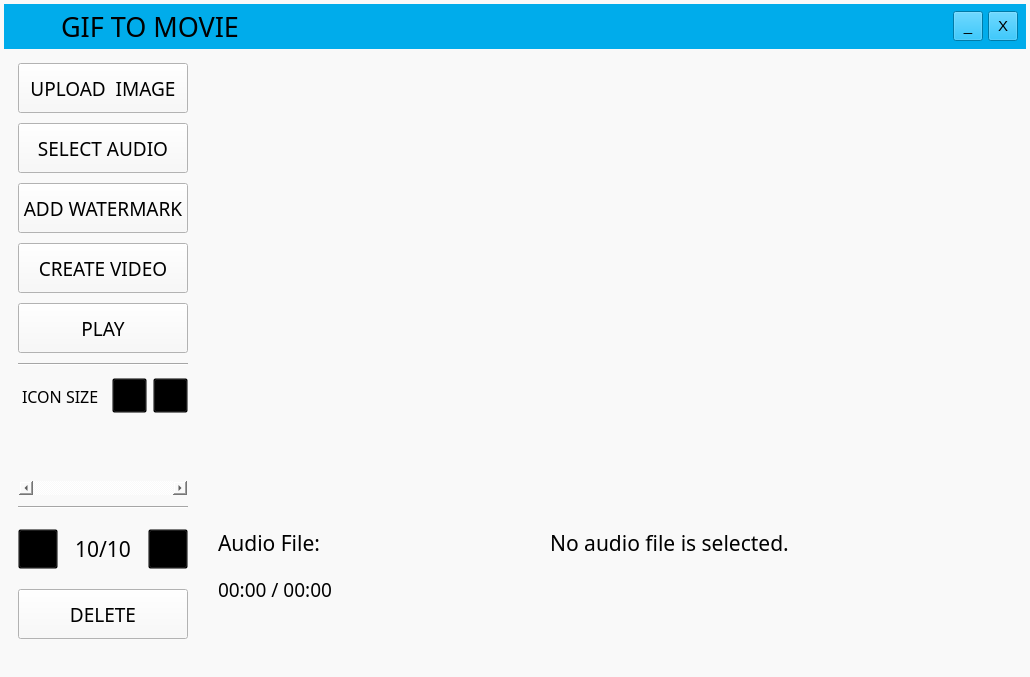
<?xml version="1.0" encoding="UTF-8"?>
<ui version="4.0">
 <class>Form_MainWindow</class>
 <widget class="QWidget" name="Form_MainWindow">
  <property name="geometry">
   <rect>
    <x>0</x>
    <y>0</y>
    <width>1030</width>
    <height>677</height>
   </rect>
  </property>
  <property name="windowTitle">
   <string>GIF to MOVIE</string>
  </property>
  <property name="windowIcon">
   <iconset resource="res.qrc">
    <normaloff>:/res/icon/icon.ico</normaloff>:/res/icon/icon.ico</iconset>
  </property>
  <property name="styleSheet">
   <string notr="true">background-color:#F9F9F9;</string>
  </property>
  <layout class="QGridLayout" name="gridLayout_5">
   <property name="leftMargin">
    <number>4</number>
   </property>
   <property name="topMargin">
    <number>4</number>
   </property>
   <property name="rightMargin">
    <number>4</number>
   </property>
   <property name="bottomMargin">
    <number>4</number>
   </property>
   <property name="horizontalSpacing">
    <number>4</number>
   </property>
   <property name="verticalSpacing">
    <number>0</number>
   </property>
   <item row="1" column="0">
    <widget class="QWidget" name="widget" native="true">
     <layout class="QGridLayout" name="gridLayout">
      <item row="0" column="0">
       <widget class="QWidget" name="w_button" native="true">
        <property name="minimumSize">
         <size>
          <width>180</width>
          <height>0</height>
         </size>
        </property>
        <property name="maximumSize">
         <size>
          <width>180</width>
          <height>16777215</height>
         </size>
        </property>
        <layout class="QGridLayout" name="gridLayout_6">
         <property name="leftMargin">
          <number>5</number>
         </property>
         <property name="topMargin">
          <number>5</number>
         </property>
         <property name="rightMargin">
          <number>5</number>
         </property>
         <property name="bottomMargin">
          <number>0</number>
         </property>
         <property name="horizontalSpacing">
          <number>0</number>
         </property>
         <property name="verticalSpacing">
          <number>10</number>
         </property>
         <item row="4" column="0">
          <widget class="QToolButton" name="tb_play">
           <property name="minimumSize">
            <size>
             <width>170</width>
             <height>50</height>
            </size>
           </property>
           <property name="maximumSize">
            <size>
             <width>170</width>
             <height>16777215</height>
            </size>
           </property>
           <property name="font">
            <font>
             <family>Impact</family>
             <pointsize>14</pointsize>
            </font>
           </property>
           <property name="text">
            <string>PLAY</string>
           </property>
           <property name="checkable">
            <bool>true</bool>
           </property>
           <property name="checked">
            <bool>false</bool>
           </property>
          </widget>
         </item>
         <item row="0" column="0">
          <widget class="QToolButton" name="tb_image">
           <property name="minimumSize">
            <size>
             <width>170</width>
             <height>50</height>
            </size>
           </property>
           <property name="maximumSize">
            <size>
             <width>170</width>
             <height>16777215</height>
            </size>
           </property>
           <property name="font">
            <font>
             <family>Impact</family>
             <pointsize>14</pointsize>
            </font>
           </property>
           <property name="text">
            <string>UPLOAD  IMAGE</string>
           </property>
          </widget>
         </item>
         <item row="3" column="0">
          <widget class="QToolButton" name="tb_create">
           <property name="minimumSize">
            <size>
             <width>170</width>
             <height>50</height>
            </size>
           </property>
           <property name="maximumSize">
            <size>
             <width>170</width>
             <height>16777215</height>
            </size>
           </property>
           <property name="font">
            <font>
             <family>Impact</family>
             <pointsize>14</pointsize>
            </font>
           </property>
           <property name="text">
            <string>CREATE VIDEO</string>
           </property>
          </widget>
         </item>
         <item row="1" column="0">
          <widget class="QToolButton" name="tb_audio">
           <property name="minimumSize">
            <size>
             <width>170</width>
             <height>50</height>
            </size>
           </property>
           <property name="maximumSize">
            <size>
             <width>170</width>
             <height>16777215</height>
            </size>
           </property>
           <property name="font">
            <font>
             <family>Impact</family>
             <pointsize>14</pointsize>
            </font>
           </property>
           <property name="text">
            <string>SELECT AUDIO</string>
           </property>
          </widget>
         </item>
         <item row="7" column="0">
          <widget class="Line" name="line">
           <property name="orientation">
            <enum>Qt::Horizontal</enum>
           </property>
          </widget>
         </item>
         <item row="10" column="0">
          <spacer name="verticalSpacer">
           <property name="orientation">
            <enum>Qt::Vertical</enum>
           </property>
           <property name="sizeHint" stdset="0">
            <size>
             <width>20</width>
             <height>40</height>
            </size>
           </property>
          </spacer>
         </item>
         <item row="9" column="0">
          <widget class="QToolButton" name="tb_delete">
           <property name="minimumSize">
            <size>
             <width>170</width>
             <height>50</height>
            </size>
           </property>
           <property name="maximumSize">
            <size>
             <width>170</width>
             <height>16777215</height>
            </size>
           </property>
           <property name="font">
            <font>
             <family>Impact</family>
             <pointsize>14</pointsize>
            </font>
           </property>
           <property name="text">
            <string>DELETE</string>
           </property>
           <property name="checkable">
            <bool>true</bool>
           </property>
           <property name="checked">
            <bool>false</bool>
           </property>
          </widget>
         </item>
         <item row="8" column="0">
          <widget class="QWidget" name="w_control" native="true">
           <property name="minimumSize">
            <size>
             <width>0</width>
             <height>60</height>
            </size>
           </property>
           <property name="styleSheet">
            <string notr="true">QWidget
{
background-color:transparent;
}</string>
           </property>
           <layout class="QGridLayout" name="gridLayout_10">
            <property name="leftMargin">
             <number>0</number>
            </property>
            <property name="topMargin">
             <number>0</number>
            </property>
            <property name="rightMargin">
             <number>0</number>
            </property>
            <property name="bottomMargin">
             <number>0</number>
            </property>
            <item row="0" column="0">
             <widget class="QToolButton" name="tb_prev">
              <property name="minimumSize">
               <size>
                <width>40</width>
                <height>40</height>
               </size>
              </property>
              <property name="maximumSize">
               <size>
                <width>40</width>
                <height>40</height>
               </size>
              </property>
              <property name="text">
               <string>...</string>
              </property>
              <property name="icon">
               <iconset resource="res.qrc">
                <normaloff>:/res/icon/arrow-left-icon.png</normaloff>:/res/icon/arrow-left-icon.png</iconset>
              </property>
              <property name="iconSize">
               <size>
                <width>30</width>
                <height>30</height>
               </size>
              </property>
             </widget>
            </item>
            <item row="0" column="1">
             <widget class="QLabel" name="lbl_index">
              <property name="minimumSize">
               <size>
                <width>0</width>
                <height>40</height>
               </size>
              </property>
              <property name="maximumSize">
               <size>
                <width>16777215</width>
                <height>40</height>
               </size>
              </property>
              <property name="font">
               <font>
                <family>Impact</family>
                <pointsize>16</pointsize>
               </font>
              </property>
              <property name="text">
               <string>10/10</string>
              </property>
              <property name="alignment">
               <set>Qt::AlignCenter</set>
              </property>
             </widget>
            </item>
            <item row="0" column="2">
             <widget class="QToolButton" name="tb_next">
              <property name="minimumSize">
               <size>
                <width>40</width>
                <height>40</height>
               </size>
              </property>
              <property name="maximumSize">
               <size>
                <width>40</width>
                <height>40</height>
               </size>
              </property>
              <property name="text">
               <string>...</string>
              </property>
              <property name="icon">
               <iconset resource="res.qrc">
                <normaloff>:/res/icon/arrow-right-icon.png</normaloff>:/res/icon/arrow-right-icon.png</iconset>
              </property>
              <property name="iconSize">
               <size>
                <width>30</width>
                <height>30</height>
               </size>
              </property>
             </widget>
            </item>
           </layout>
          </widget>
         </item>
         <item row="2" column="0">
          <widget class="QToolButton" name="tb_watermark">
           <property name="minimumSize">
            <size>
             <width>170</width>
             <height>50</height>
            </size>
           </property>
           <property name="maximumSize">
            <size>
             <width>170</width>
             <height>16777215</height>
            </size>
           </property>
           <property name="font">
            <font>
             <family>Impact</family>
             <pointsize>14</pointsize>
            </font>
           </property>
           <property name="text">
            <string>ADD WATERMARK</string>
           </property>
          </widget>
         </item>
         <item row="6" column="0">
          <widget class="QWidget" name="w_watermark" native="true">
           <property name="minimumSize">
            <size>
             <width>0</width>
             <height>120</height>
            </size>
           </property>
           <property name="maximumSize">
            <size>
             <width>16777215</width>
             <height>120</height>
            </size>
           </property>
           <property name="styleSheet">
            <string notr="true">QWidget
{
background:transparent;
}</string>
           </property>
           <layout class="QGridLayout" name="gridLayout_3">
            <property name="leftMargin">
             <number>0</number>
            </property>
            <property name="topMargin">
             <number>0</number>
            </property>
            <property name="rightMargin">
             <number>0</number>
            </property>
            <property name="bottomMargin">
             <number>0</number>
            </property>
            <property name="spacing">
             <number>0</number>
            </property>
            <item row="1" column="0">
             <widget class="QListWidget" name="listWidget">
              <property name="minimumSize">
               <size>
                <width>0</width>
                <height>80</height>
               </size>
              </property>
              <property name="maximumSize">
               <size>
                <width>16777214</width>
                <height>80</height>
               </size>
              </property>
              <property name="verticalScrollBarPolicy">
               <enum>Qt::ScrollBarAlwaysOff</enum>
              </property>
              <property name="horizontalScrollBarPolicy">
               <enum>Qt::ScrollBarAlwaysOn</enum>
              </property>
             </widget>
            </item>
            <item row="0" column="0">
             <widget class="QWidget" name="widget_3" native="true">
              <property name="minimumSize">
               <size>
                <width>0</width>
                <height>40</height>
               </size>
              </property>
              <property name="maximumSize">
               <size>
                <width>16777215</width>
                <height>40</height>
               </size>
              </property>
              <property name="styleSheet">
               <string notr="true">QWidget
{
background:transparent;
}</string>
              </property>
              <layout class="QGridLayout" name="gridLayout_12">
               <property name="leftMargin">
                <number>4</number>
               </property>
               <property name="topMargin">
                <number>0</number>
               </property>
               <property name="rightMargin">
                <number>0</number>
               </property>
               <property name="bottomMargin">
                <number>0</number>
               </property>
               <item row="0" column="1">
                <widget class="QToolButton" name="tb_add_size">
                 <property name="minimumSize">
                  <size>
                   <width>35</width>
                   <height>35</height>
                  </size>
                 </property>
                 <property name="maximumSize">
                  <size>
                   <width>35</width>
                   <height>35</height>
                  </size>
                 </property>
                 <property name="text">
                  <string>...</string>
                 </property>
                 <property name="icon">
                  <iconset resource="res.qrc">
                   <normaloff>:/res/icon/save+icon-1320167995084087448.png</normaloff>:/res/icon/save+icon-1320167995084087448.png</iconset>
                 </property>
                 <property name="iconSize">
                  <size>
                   <width>30</width>
                   <height>30</height>
                  </size>
                 </property>
                </widget>
               </item>
               <item row="0" column="2">
                <widget class="QToolButton" name="tb_del_size">
                 <property name="minimumSize">
                  <size>
                   <width>35</width>
                   <height>35</height>
                  </size>
                 </property>
                 <property name="maximumSize">
                  <size>
                   <width>35</width>
                   <height>35</height>
                  </size>
                 </property>
                 <property name="text">
                  <string>...</string>
                 </property>
                 <property name="icon">
                  <iconset resource="res.qrc">
                   <normaloff>:/res/icon/Actions-remove-icon.png</normaloff>:/res/icon/Actions-remove-icon.png</iconset>
                 </property>
                 <property name="iconSize">
                  <size>
                   <width>30</width>
                   <height>30</height>
                  </size>
                 </property>
                </widget>
               </item>
               <item row="0" column="0">
                <widget class="QLabel" name="label">
                 <property name="minimumSize">
                  <size>
                   <width>0</width>
                   <height>40</height>
                  </size>
                 </property>
                 <property name="maximumSize">
                  <size>
                   <width>16777215</width>
                   <height>40</height>
                  </size>
                 </property>
                 <property name="font">
                  <font>
                   <family>Impact</family>
                   <pointsize>12</pointsize>
                  </font>
                 </property>
                 <property name="text">
                  <string>ICON SIZE</string>
                 </property>
                </widget>
               </item>
              </layout>
             </widget>
            </item>
           </layout>
          </widget>
         </item>
         <item row="5" column="0">
          <widget class="Line" name="line_2">
           <property name="orientation">
            <enum>Qt::Horizontal</enum>
           </property>
          </widget>
         </item>
        </layout>
       </widget>
      </item>
      <item row="0" column="1">
       <widget class="QWidget" name="w_main" native="true">
        <layout class="QGridLayout" name="gridLayout_2">
         <property name="verticalSpacing">
          <number>6</number>
         </property>
         <item row="5" column="0">
          <widget class="QWidget" name="w_seek" native="true">
           <property name="minimumSize">
            <size>
             <width>0</width>
             <height>40</height>
            </size>
           </property>
           <property name="maximumSize">
            <size>
             <width>16777215</width>
             <height>40</height>
            </size>
           </property>
           <layout class="QGridLayout" name="gridLayout_9">
            <property name="leftMargin">
             <number>0</number>
            </property>
            <property name="topMargin">
             <number>0</number>
            </property>
            <property name="rightMargin">
             <number>0</number>
            </property>
            <property name="bottomMargin">
             <number>0</number>
            </property>
            <property name="spacing">
             <number>0</number>
            </property>
            <item row="0" column="0">
             <widget class="CxSeekBar" name="lbl_seek">
              <property name="minimumSize">
               <size>
                <width>0</width>
                <height>40</height>
               </size>
              </property>
              <property name="maximumSize">
               <size>
                <width>16777215</width>
                <height>40</height>
               </size>
              </property>
              <property name="text">
               <string/>
              </property>
             </widget>
            </item>
           </layout>
          </widget>
         </item>
         <item row="3" column="0">
          <widget class="QWidget" name="w_audio" native="true">
           <property name="minimumSize">
            <size>
             <width>0</width>
             <height>40</height>
            </size>
           </property>
           <property name="maximumSize">
            <size>
             <width>16777215</width>
             <height>40</height>
            </size>
           </property>
           <layout class="QGridLayout" name="gridLayout_4">
            <property name="leftMargin">
             <number>10</number>
            </property>
            <property name="topMargin">
             <number>0</number>
            </property>
            <property name="rightMargin">
             <number>0</number>
            </property>
            <property name="bottomMargin">
             <number>0</number>
            </property>
            <property name="horizontalSpacing">
             <number>10</number>
            </property>
            <property name="verticalSpacing">
             <number>0</number>
            </property>
            <item row="0" column="0">
             <widget class="QLabel" name="label_2">
              <property name="font">
               <font>
                <family>Impact</family>
                <pointsize>16</pointsize>
               </font>
              </property>
              <property name="text">
               <string>Audio File:</string>
              </property>
             </widget>
            </item>
            <item row="0" column="1">
             <widget class="QLabel" name="lbl_audio_path">
              <property name="sizePolicy">
               <sizepolicy hsizetype="Expanding" vsizetype="Preferred">
                <horstretch>0</horstretch>
                <verstretch>0</verstretch>
               </sizepolicy>
              </property>
              <property name="font">
               <font>
                <family>Impact</family>
                <pointsize>16</pointsize>
               </font>
              </property>
              <property name="text">
               <string>No audio file is selected.</string>
              </property>
              <property name="alignment">
               <set>Qt::AlignCenter</set>
              </property>
             </widget>
            </item>
           </layout>
          </widget>
         </item>
         <item row="4" column="0">
          <widget class="QWidget" name="w_duration" native="true">
           <property name="minimumSize">
            <size>
             <width>0</width>
             <height>40</height>
            </size>
           </property>
           <property name="maximumSize">
            <size>
             <width>16777215</width>
             <height>40</height>
            </size>
           </property>
           <layout class="QGridLayout" name="gridLayout_11">
            <property name="leftMargin">
             <number>10</number>
            </property>
            <property name="topMargin">
             <number>0</number>
            </property>
            <property name="rightMargin">
             <number>0</number>
            </property>
            <property name="bottomMargin">
             <number>0</number>
            </property>
            <property name="horizontalSpacing">
             <number>10</number>
            </property>
            <property name="verticalSpacing">
             <number>0</number>
            </property>
            <item row="0" column="0">
             <widget class="QLabel" name="lbl_curtime">
              <property name="minimumSize">
               <size>
                <width>0</width>
                <height>40</height>
               </size>
              </property>
              <property name="maximumSize">
               <size>
                <width>16777215</width>
                <height>40</height>
               </size>
              </property>
              <property name="font">
               <font>
                <family>Impact</family>
                <pointsize>14</pointsize>
               </font>
              </property>
              <property name="text">
               <string>00:00 / 00:00</string>
              </property>
             </widget>
            </item>
            <item row="0" column="1">
             <spacer name="horizontalSpacer">
              <property name="orientation">
               <enum>Qt::Horizontal</enum>
              </property>
              <property name="sizeHint" stdset="0">
               <size>
                <width>40</width>
                <height>20</height>
               </size>
              </property>
             </spacer>
            </item>
           </layout>
          </widget>
         </item>
         <item row="1" column="0">
          <widget class="QWidget" name="w_container" native="true">
           <property name="sizePolicy">
            <sizepolicy hsizetype="Expanding" vsizetype="Expanding">
             <horstretch>0</horstretch>
             <verstretch>0</verstretch>
            </sizepolicy>
           </property>
           <property name="minimumSize">
            <size>
             <width>800</width>
             <height>450</height>
            </size>
           </property>
           <property name="maximumSize">
            <size>
             <width>800</width>
             <height>450</height>
            </size>
           </property>
           <layout class="QGridLayout" name="gridLayout_8">
            <property name="leftMargin">
             <number>0</number>
            </property>
            <property name="topMargin">
             <number>0</number>
            </property>
            <property name="rightMargin">
             <number>0</number>
            </property>
            <property name="bottomMargin">
             <number>0</number>
            </property>
            <property name="spacing">
             <number>0</number>
            </property>
            <item row="1" column="0">
             <widget class="CxFullImageLabel" name="lbl_pix">
              <property name="sizePolicy">
               <sizepolicy hsizetype="Expanding" vsizetype="Expanding">
                <horstretch>0</horstretch>
                <verstretch>0</verstretch>
               </sizepolicy>
              </property>
              <property name="text">
               <string/>
              </property>
              <property name="scaledContents">
               <bool>false</bool>
              </property>
             </widget>
            </item>
            <item row="0" column="0">
             <widget class="QWidget" name="w_video" native="true">
              <property name="sizePolicy">
               <sizepolicy hsizetype="Expanding" vsizetype="Expanding">
                <horstretch>0</horstretch>
                <verstretch>0</verstretch>
               </sizepolicy>
              </property>
             </widget>
            </item>
           </layout>
          </widget>
         </item>
        </layout>
       </widget>
      </item>
     </layout>
    </widget>
   </item>
   <item row="0" column="0">
    <widget class="QWidget" name="w_title" native="true">
     <property name="minimumSize">
      <size>
       <width>0</width>
       <height>45</height>
      </size>
     </property>
     <property name="maximumSize">
      <size>
       <width>16777215</width>
       <height>45</height>
      </size>
     </property>
     <property name="styleSheet">
      <string notr="true">QWidget
{
background-color:#00ACEB;
color:black;
}</string>
     </property>
     <layout class="QGridLayout" name="gridLayout_7">
      <property name="leftMargin">
       <number>5</number>
      </property>
      <property name="topMargin">
       <number>0</number>
      </property>
      <property name="rightMargin">
       <number>8</number>
      </property>
      <property name="bottomMargin">
       <number>0</number>
      </property>
      <property name="horizontalSpacing">
       <number>5</number>
      </property>
      <property name="verticalSpacing">
       <number>0</number>
      </property>
      <item row="0" column="2">
       <widget class="QToolButton" name="tb_minimize">
        <property name="minimumSize">
         <size>
          <width>30</width>
          <height>30</height>
         </size>
        </property>
        <property name="maximumSize">
         <size>
          <width>30</width>
          <height>30</height>
         </size>
        </property>
        <property name="font">
         <font>
          <pointsize>11</pointsize>
         </font>
        </property>
        <property name="text">
         <string>_</string>
        </property>
       </widget>
      </item>
      <item row="0" column="1">
       <widget class="QLabel" name="lbl_title">
        <property name="font">
         <font>
          <family>Impact</family>
          <pointsize>20</pointsize>
         </font>
        </property>
        <property name="text">
         <string> GIF TO MOVIE</string>
        </property>
       </widget>
      </item>
      <item row="0" column="0">
       <widget class="QLabel" name="label_4">
        <property name="minimumSize">
         <size>
          <width>40</width>
          <height>40</height>
         </size>
        </property>
        <property name="maximumSize">
         <size>
          <width>40</width>
          <height>40</height>
         </size>
        </property>
        <property name="text">
         <string/>
        </property>
        <property name="pixmap">
         <pixmap resource="res.qrc">:/res/icon/Play-icon.png</pixmap>
        </property>
        <property name="scaledContents">
         <bool>true</bool>
        </property>
       </widget>
      </item>
      <item row="0" column="3">
       <widget class="QToolButton" name="tb_close">
        <property name="minimumSize">
         <size>
          <width>30</width>
          <height>30</height>
         </size>
        </property>
        <property name="maximumSize">
         <size>
          <width>30</width>
          <height>30</height>
         </size>
        </property>
        <property name="font">
         <font>
          <pointsize>11</pointsize>
         </font>
        </property>
        <property name="text">
         <string>X</string>
        </property>
       </widget>
      </item>
     </layout>
    </widget>
   </item>
  </layout>
 </widget>
 <customwidgets>
  <customwidget>
   <class>CxFullImageLabel</class>
   <extends>QLabel</extends>
   <header>cxfullimagelabel.h</header>
  </customwidget>
  <customwidget>
   <class>CxSeekBar</class>
   <extends>QLabel</extends>
   <header>cxseekbar.h</header>
  </customwidget>
 </customwidgets>
 <resources>
  <include location="res.qrc"/>
 </resources>
 <connections/>
</ui>
